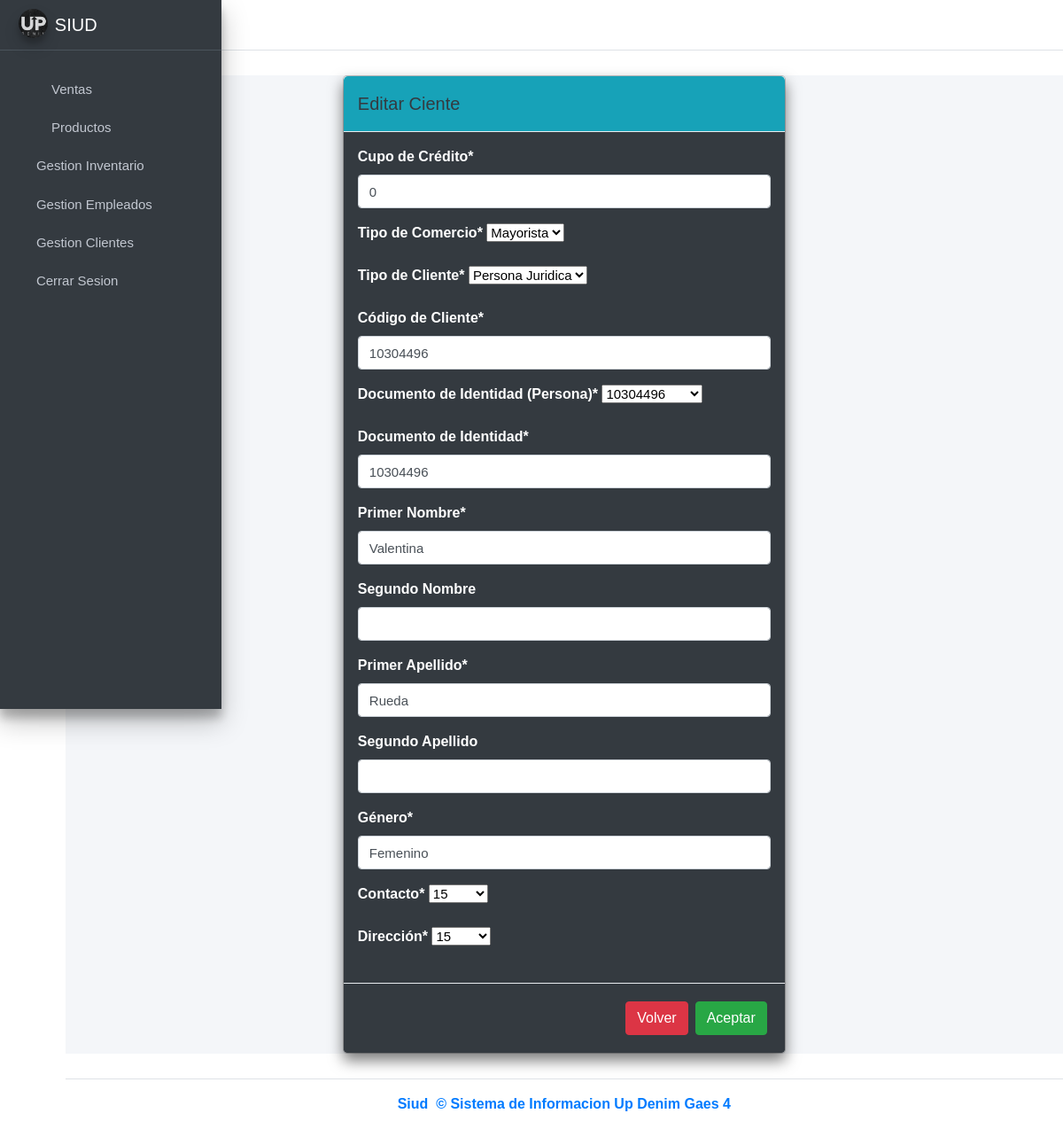
Page /editar_Cliente/10304496/ (signed in) on the committed database.
### ventas/models.py (models this page shows, shortened)
class Cliente(models.Model):
    cod_cliente = models.IntegerField(primary_key=True, unique=True, blank=False, null=False)
    cupo_credito = models.IntegerField()
    iddocumento = models.ForeignKey(Persona, on_delete=models.CASCADE)
    idtipo_comercio = models.ForeignKey(TipoComercio, on_delete=models.CASCADE)
    idtipo_cliente = models.ForeignKey(TipoCliente,on_delete=models.CASCADE)
    created = models.DateTimeField(auto_now_add=True)
    updated = models.DateTimeField(auto_now_add=True)
    class Meta:
        app_label = 'ventas'
        verbose_name = 'cliente'
        verbose_name_plural = 'clientes'

class TipoComercio(models.Model):
    idtipo_comercio = models.AutoField(primary_key=True)
    tipo_comercio = models.CharField(max_length=45, unique=True, blank=False)
    class Meta:
        app_label = 'ventas'
        verbose_name = 'tipocomercio'
        verbose_name_plural = 'tiposcomercio'
    def __str__(self):
        return f"{self.tipo_comercio}"

class Persona(models.Model):
    documentoidentidad = models.IntegerField(primary_key=True, unique=True, blank=False, null=False)
    primer_nombre = models.CharField(max_length=45, null=False, blank=False)
    segundo_nombre = models.CharField(max_length=45, blank=True, null=True)
    primer_apellido = models.CharField(max_length=45, null=False, blank=False)
    segundo_apellido = models.CharField(max_length=45, blank=True, null=True)
    genero = models.CharField(max_length=20, null=False, blank=False)
    idcontacto = models.OneToOneField(Contacto, on_delete=models.CASCADE)
    iddireccion = models.OneToOneField(Direccion, on_delete=models.CASCADE)
    created = models.DateTimeField(auto_now_add=True)
    updated = models.DateTimeField(auto_now_add=True)
    class Meta:
        app_label = 'ventas'
        verbose_name = 'persona'
        verbose_name_plural = 'personas'
    def __str__(self):
        return f"{self.documentoidentidad}"

class Contacto(models.Model):
    idcontacto = models.AutoField(primary_key=True)
    telefono = models.CharField(max_length=20, unique=True)
    correo = models.EmailField(max_length=60, unique=True)
    class Meta:
        app_label = 'ventas'
        verbose_name = 'contacto'
        verbose_name_plural = 'contactos'
    def __str__(self):
        return f"{self.idcontacto} "

class Direccion(models.Model):
    iddireccion = models.AutoField(primary_key=True)
    direccion = models.CharField(max_length=60)
    barrio = models.CharField(max_length=45)
    idciudad = models.ForeignKey(Ciudad, on_delete=models.CASCADE)
    class Meta:
        app_label = 'ventas'
        verbose_name = 'direccion'
        verbose_name_plural = 'direcciones'
    def __str__(self):
        return f"{self.iddireccion}"

### ventas/views.py (the view)
# urls.py: path('editar_Cliente/<int:cod_cliente>/', views.editar_Cliente_vista, name='editarCliente'),
@login_required
def editar_Cliente_vista(request, cod_cliente):
    cliente = get_object_or_404(Cliente, cod_cliente=cod_cliente)
    persona = cliente.iddocumento
    if request.method == 'POST':
        form_cliente = EditarClienteForm(request.POST, instance=cliente)
        form_persona = EditarPersonaForm(request.POST, instance=persona)
        if form_cliente.is_valid() and form_persona.is_valid():
            form_cliente.save()
            form_persona.save()
            messages.success(request, "¡Cliente Actualizado exitosamente!")
            return redirect('Clientes')
    else:
        form_cliente = EditarClienteForm(instance=cliente)
        form_persona = EditarPersonaForm(instance=persona)
    form_cliente.helper = FormHelper()
    form_cliente.helper.form_tag = False  # Evita que se genere la etiqueta <form> automáticamente
    form_persona.helper = FormHelper()
    form_persona.helper.form_tag = False
    context = {
        'form_cliente': form_cliente,
        'form_persona': form_persona,
        'cliente': cliente,
    }
    return render(request, 'editarcliente.html', context)

### ventas/forms.py
class EditarClienteForm(forms.ModelForm):
    class Meta:
        model = Cliente
        fields = ('cupo_credito', 'idtipo_comercio', 'idtipo_cliente', 'cod_cliente', 'iddocumento')
        labels = {
            'cupo_credito': 'Cupo de Crédito',
            'idtipo_comercio': 'Tipo de Comercio',
            'idtipo_cliente': 'Tipo de Cliente',
            'cod_cliente': 'Código de Cliente',
            'iddocumento': 'Documento de Identidad (Persona)',
        }

class EditarPersonaForm(forms.ModelForm):
    class Meta:
        model = Persona
        fields = ('documentoidentidad', 'primer_nombre', 'segundo_nombre', 'primer_apellido', 'segundo_apellido', 'genero', 'idcontacto', 'iddireccion')
        labels = {
            'documentoidentidad': 'Documento de Identidad',
            'primer_nombre': 'Primer Nombre',
            'segundo_nombre': 'Segundo Nombre',
            'primer_apellido': 'Primer Apellido',
            'segundo_apellido': 'Segundo Apellido',
            'genero': 'Género',
            'idcontacto': 'Contacto',
            'iddireccion': 'Dirección',
        }

### ventas/models.py (called while the page is built)
    def __str__(self):
        return f"{self.tipo_cliente}"

### ventas/templates/editarcliente.html (shortened to what this page needs)
{% extends "base.html" %}
{% load static %}
{% load widget_tweaks %}
{% block content %}
{% load crispy_forms_tags %}
<link rel="stylesheet" href="{% static 'index/css/b4.css' %}">
    <div class="modal-dialog">
        <div class="modal-content">
            <div class="modal-header bg-info">
                <h5 class="modal-title text-dark">Editar Ciente</h5>
            </div>
            <div class="modal-body bg-dark text-white">
                <form method="POST"action="#" enctype="multipart/form-data">
    {{ form_cliente|crispy }}
    {{ form_persona|crispy }}
            </div>
            <div class="modal-footer bg-dark text-white">
                <a href="{% url 'Clientes' %}" class="btn btn-danger">Volver</a>
                <button type="submit" class="btn btn-success">
                    Aceptar
                </button>
            </div>
        </div>
    </div>
</div>
{% endblock %}

### ventas/static/index/css/main.css (style rules this page uses)
p , input[type=text] , input[type=date], input[type=number], input[type=password] { font-weight: 100; font-size: 15px; }
select { font-weight: 100 !important; font-size:15px !important; }
body { font-family: Arial, Helvetica, sans-serif !important; }

### rows in the picture
Cliente: cupo_credito "0", idtipo_cliente "Persona Juridica", cod_cliente "10304496", iddocumento "10304496"
TipoComercio: idtipo_comercio "Mayorista"
Persona: documentoidentidad "10304496", primer_nombre "Valentina", primer_apellido "Rueda", genero "Femenino"
Contacto: idcontacto "15"
Direccion: iddireccion "15"
